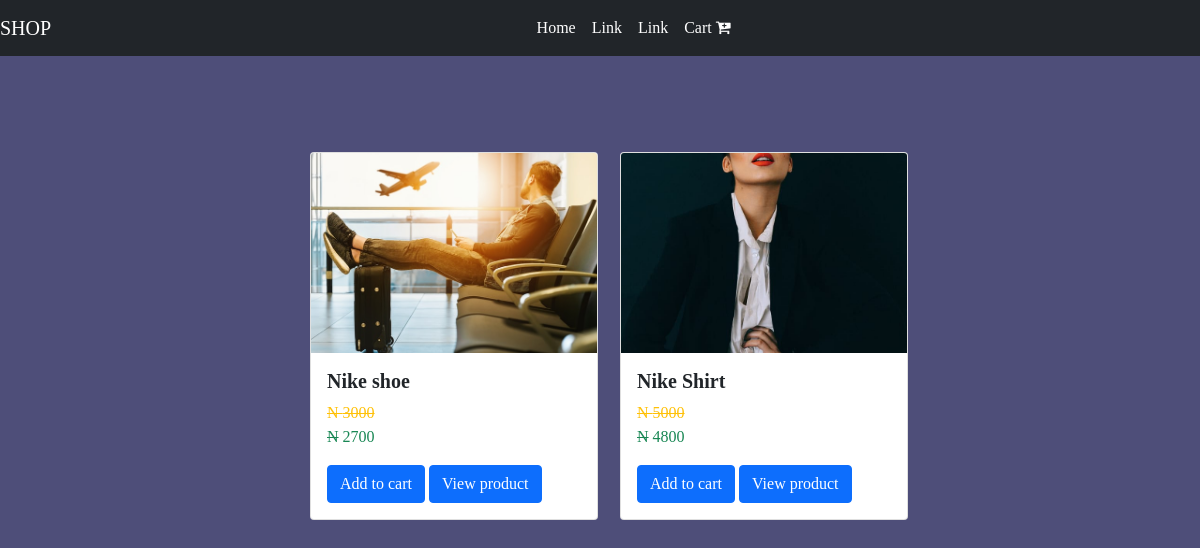
Before: / with the older database file.
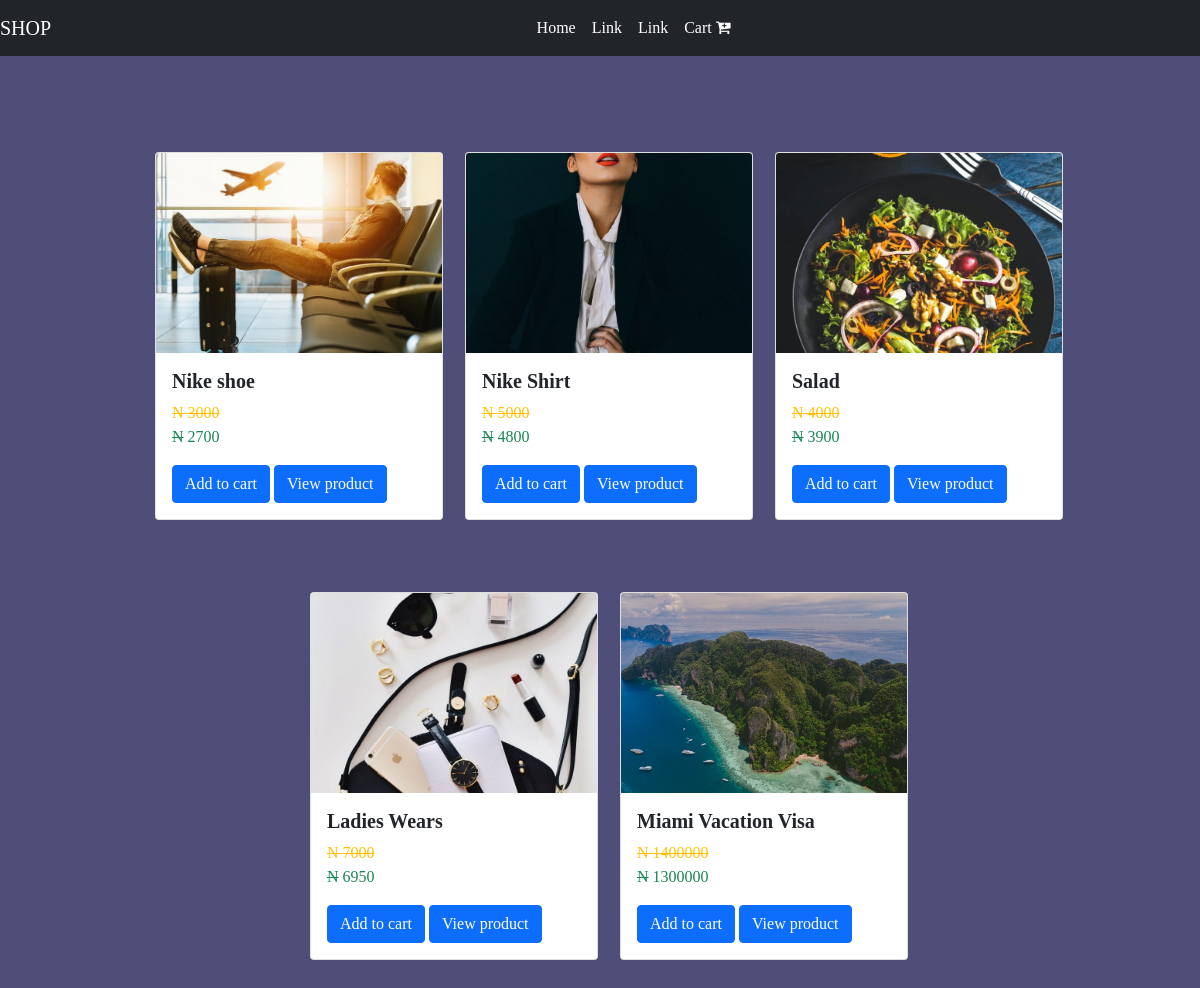
After: the same page with the newer database file.
### apps/models.py (models this page shows, shortened)
class Product(models.Model):
    name = models.CharField(max_length=400)
    main_price = models.PositiveIntegerField()
    discounted_price = models.PositiveIntegerField()
    view_count = models.PositiveIntegerField(default=0)
    image = models.ImageField(upload_to="media/images")

### apps/views.py (the view)
# urls.py: path('', views.homepage, name="home"),
def homepage(request):
    context = {}
    all_cart_products = CartItem.objects.all()
    counter = all_cart_products.count()
    context["counter"] = counter
    product = Product.objects.all()
    context["product"] = product
    return render(request, "index.html", context)

### Templates/index.html (shortened to what this page needs)
{% load static %}  {% load bootstrap5 %}  {% bootstrap_css %} {% bootstrap_javascript %}  {% bootstrap_messages %}
<!DOCTYPE html>
<html lang="en">
<head>
    <link rel="stylesheet" href="https://stackpath.bootstrapcdn.com/bootstrap/5.0.0-alpha1/css/bootstrap.min.css" />
    <link rel="stylesheet" href="https://cdnjs.cloudflare.com/ajax/libs/font-awesome/4.7.0/css/font-awesome.min.css" />
    <link rel="stylesheet" href="{% static 'style.css' %}" />
</head>
<body>
    {% block body %}
    <header>
        <nav class="navbar navbar-expand-md navbar-dark bg-dark">
            <a class="navbar-brand ml-2" href="#">SHOP </a>
            <div class="collapse navbar-collapse" id="collapsibleNavId">
                <ul class="navbar-nav mx-auto mt-2 mt-lg-0">
                    <li class="nav-item mr-5">
                        <a class="nav-link text-white" href="#">Home <span class="sr-only">(current)</span></a
              >
            </li>
            <li class="nav-item mr-5">
              <a class="nav-link text-white" href="#">Link</a>
                    </li>
                    <li class="nav-item mr-5">
                        <a class="nav-link text-white" href="#">Link</a>
                    </li>
                    <li class="nav-item">
                        <a class="nav-link text-white" href="{% url 'cart' %}">Cart <i class="fa fa-cart-plus" aria-hidden="true"></i>
              </a>
                    </li>
                </ul>
            </div>
        </nav>
    </header>
    <div class="section1">
        <div class="container-fluid">
            <div class="row mt-4 justify-content-center align-items-center">
                {% for i in product %}
                <div class="m-2 col-sm-6 mt-3 col-md-4 col-lg-3">
                    <div class="card" style="width: 18rem">
                        <img src="{{i.image.url }}" class="card-img-top" alt="sorry" />
                        <div class="card-body">
                            <h5 class="card-title">{{i.name}}</h5>
                            <strike class="card-text text-warning">N {{i.main_price}}</strike
                >
                <p class="card-text text-success">
                  <strike>N</strike> {{i.discounted_price}}
                            </p>
                            <a href="{% url 'addtocart' i.pk %}" class="btn btn-primary">Add to cart</a
                >
                <a href="{% url 'details' i.pk %}" class="btn btn-primary ml-2"
                  >View product</a
                >
              </div>
            </div>
            <br /><br />
          </div>
          {% endfor %}
        </div>
      </div>
    </div>
    {% endblock %}
  </body>
</html>

### static/style.css (style rules this page uses)
body { margin: 0; padding: 0; scroll-behavior: smooth; overflow-x: hidden; background-color: rgb(78, 78, 121); font-family: cursive; }
.section1 { width: 100vw; height: 100%; margin-top: 10vh; }
.card img { height: 200px; object-fit: cover; }
.card-title { font-weight: 900; }

Changed rows visible on the page:
added Product: image (picture), name "Salad", main_price "4000", discounted_price "3900"
added Product: image (picture), name "Ladies Wears", main_price "7000", discounted_price "6950"
added Product: image (picture), name "Miami Vacation Visa", main_price "1400000", discounted_price "1300000"
